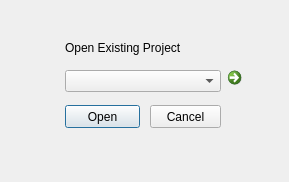
<?xml version="1.0" encoding="UTF-8"?>
<ui version="4.0">
 <class>Dialog</class>
 <widget class="QDialog" name="Dialog">
  <property name="windowModality">
   <enum>Qt::NonModal</enum>
  </property>
  <property name="geometry">
   <rect>
    <x>0</x>
    <y>0</y>
    <width>289</width>
    <height>182</height>
   </rect>
  </property>
  <property name="windowTitle">
   <string>Dialog</string>
  </property>
  <widget class="QLabel" name="open_project_label">
   <property name="geometry">
    <rect>
     <x>65</x>
     <y>40</y>
     <width>126</width>
     <height>16</height>
    </rect>
   </property>
   <property name="text">
    <string>Open Existing Project</string>
   </property>
  </widget>
  <widget class="QPushButton" name="open">
   <property name="geometry">
    <rect>
     <x>65</x>
     <y>105</y>
     <width>75</width>
     <height>23</height>
    </rect>
   </property>
   <property name="text">
    <string>Open</string>
   </property>
  </widget>
  <widget class="QPushButton" name="cancel">
   <property name="geometry">
    <rect>
     <x>150</x>
     <y>105</y>
     <width>71</width>
     <height>23</height>
    </rect>
   </property>
   <property name="text">
    <string>Cancel</string>
   </property>
  </widget>
  <widget class="QComboBox" name="project_combo">
   <property name="geometry">
    <rect>
     <x>65</x>
     <y>70</y>
     <width>156</width>
     <height>22</height>
    </rect>
   </property>
  </widget>
  <widget class="QCommandLinkButton" name="refresh_button">
   <property name="geometry">
    <rect>
     <x>220</x>
     <y>60</y>
     <width>36</width>
     <height>41</height>
    </rect>
   </property>
   <property name="text">
    <string/>
   </property>
   <property name="icon">
    <iconset>
     <normaloff>icons/refresh-flat.png</normaloff>icons/refresh-flat.png</iconset>
   </property>
  </widget>
 </widget>
 <resources/>
 <connections/>
</ui>
